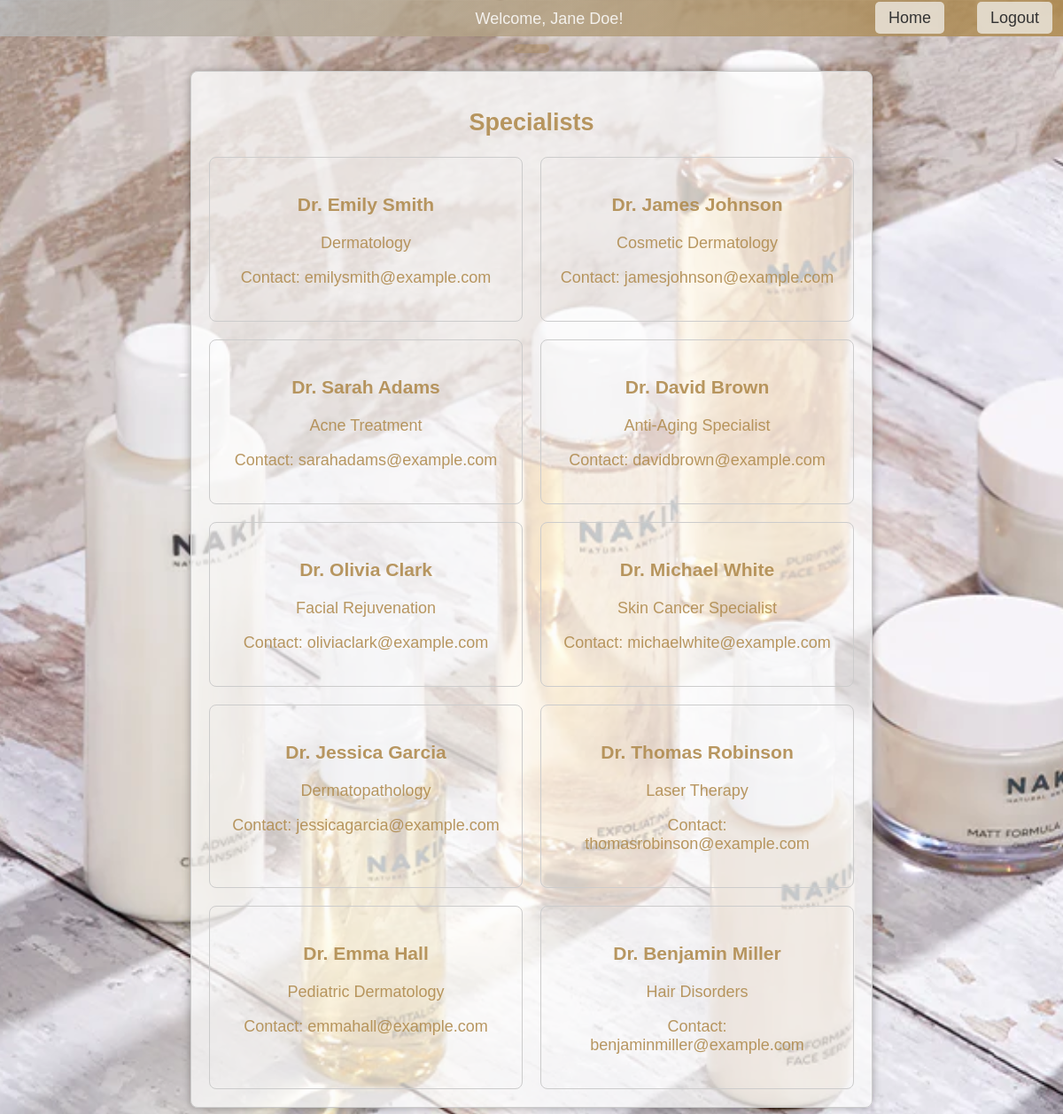
/specialists.php (signed in), run on the app's committed database.
### tables this page shows
CREATE TABLE `users` (
  `id` int(11) NOT NULL,
  `fullname` varchar(100) NOT NULL,
  `email` varchar(100) NOT NULL,
  `password` varchar(255) NOT NULL,
  `phone` varchar(20) NOT NULL,
  `gender` varchar(10) DEFAULT NULL,
  `skin_type` varchar(20) DEFAULT NULL,
  `region` varchar(20) DEFAULT NULL,
  `sun_exposure` int(11) DEFAULT NULL,
  `allergies` varchar(3) DEFAULT NULL
);

CREATE TABLE `specialists` (
  `specialist_id` int(11) NOT NULL,
  `specialist_name` varchar(100) NOT NULL,
  `expertise` varchar(255) NOT NULL,
  `Contact` varchar(200) NOT NULL
);

### specialists.php (the view, shortened to what this page needs)
<?php
include 'dbcon.php';
$specialistsQuery = "SELECT * FROM specialists";
$specialistsResult = $conn->query($specialistsQuery);
?>
<!DOCTYPE html>
<html lang="en">
<head>
    <link rel="stylesheet" href="./css/search.css">
</head>
<body>
    <nav class="navbar">
        <div class="navbar-left">
            <span class="welcome-message">
                <?php
                if (isset($_SESSION['user_id'])) {
                    $user_id = $_SESSION['user_id'];
                    $sql = "SELECT fullname FROM users WHERE id = '$user_id'";
                    $result = $conn->query($sql);
                    if ($result->num_rows > 0) {
                        $row = $result->fetch_assoc();
                        echo "Welcome, " . $row['fullname'] . "!";
                    }
                }
                ?>
            </span>
        </div>
        <div class="navbar-right">
            <a href="dashboard.php" class="btn-logout">Home</a>
            <a href="logout.php" class="btn-logout">Logout</a>
        </div>
    </nav>
    <div class="container">
        <div class="user-details">
        </div>
        <div class="search-results">
            <h2>Specialists</h2>
            <div class="search-results-products">
                <?php
                if ($specialistsResult->num_rows > 0) {
                    echo "<div class='product-grid'>";
                    while ($specialistRow = $specialistsResult->fetch_assoc()) {
                        echo "<div class='product'>";
                        echo "<h3>" . $specialistRow['specialist_name'] . "</h3>";
                        echo "<p class='specialist-expertise'>" . $specialistRow['expertise'] . "</p>";
                        echo "<p class='specialist-contact'>Contact: " . $specialistRow['Contact'] . "</p>";
                        echo "</div>";
                    }
                    echo "</div>";
                } else {
                    echo "<div class='no-results'>No specialists found.</div>";
                }
                ?>
            </div>
        </div>
    </div>
</body>
</html>

### css/search.css (style rules this page uses)
body { margin: 0; font-family: Arial, sans-serif; font-size: 18px; background-image: url('../media/SEARCH.jpg'); background-size: cover; background-position: center; }
.navbar { display: flex; justify-content: space-between; align-items: center; background: linear-gradient(to right, #b6b6b6cb, #af8a4ee3); padding: 10px 20px; position: fixed; top: 0; width: 100%; z-index: 1000; color: rgba(255, 255, 255, 0.842); }
h2 { color: #af8a4ee3; }
.btn-logout { text-decoration: none; padding: 8px 15px; margin-right: 2rem; border-radius: 5px; border: none; cursor: pointer; background-color: #e7e0d5e3; color: #333; transition: background-color 0.3s ease; }
.welcome-message { position: absolute; top: 50%; left: 50%; transform: translate(-50%, -50%); }
.container { text-align: center; padding: 40px; border-radius: 10px; display: flex; flex-direction: column; justify-content: flex-start; align-items: center; margin: 0 auto; margin-top: 10px; }
.user-details { border-radius: 10px; background-color: #af8a4e50; box-shadow: 0 0 10px rgba(165, 153, 153, 0.2); padding: 5px 20px 5px 20px; text-align: center; margin-bottom: 20px; }
.search-results { background-color: rgba(253, 253, 253, 0.712); box-shadow: 0 0 10px rgba(0, 0, 0, 0.2); width: 65%; padding: 20px; border: 1px solid #ccc; border-radius: 8px; text-align: center; box-shadow: 0 0 10px rgba(0, 0, 0, 0.3); }
.search-results .search-results-products { color: #af8a4ee3; }
.product-grid { display: grid; grid-template-columns: repeat(auto-fill, minmax(250px, 1fr)); grid-gap: 20px; }
.product { border: 1px solid #ccc; padding: 20px; border-radius: 8px; text-align: center; }

### data on the page
users: fullname "Jane Doe"
specialists: specialist_name "Dr. Emily Smith", expertise "Dermatology", Contact "emilysmith@example.com"
specialists: specialist_name "Dr. James Johnson", expertise "Cosmetic Dermatology", Contact "jamesjohnson@example.com"
specialists: specialist_name "Dr. Sarah Adams", expertise "Acne Treatment", Contact "sarahadams@example.com"
specialists: specialist_name "Dr. David Brown", expertise "Anti-Aging Specialist", Contact "davidbrown@example.com"
specialists: specialist_name "Dr. Olivia Clark", expertise "Facial Rejuvenation", Contact "oliviaclark@example.com"
specialists: specialist_name "Dr. Michael White", expertise "Skin Cancer Specialist", Contact "michaelwhite@example.com"
specialists: specialist_name "Dr. Jessica Garcia", expertise "Dermatopathology", Contact "jessicagarcia@example.com"
specialists: specialist_name "Dr. Thomas Robinson", expertise "Laser Therapy", Contact "thomasrobinson@example.com"
specialists: specialist_name "Dr. Emma Hall", expertise "Pediatric Dermatology", Contact "emmahall@example.com"
specialists: specialist_name "Dr. Benjamin Miller", expertise "Hair Disorders", Contact "benjaminmiller@example.com"
